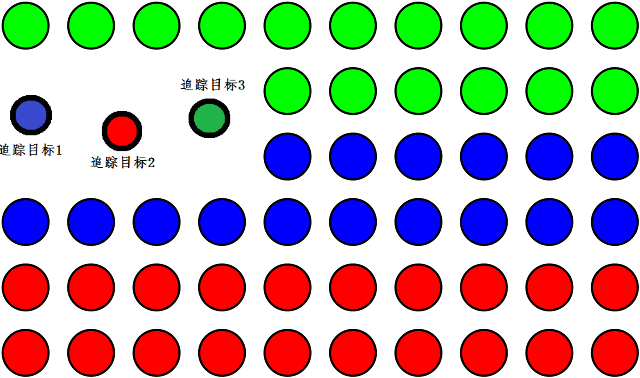
//> input picture corlor_identifi_match/1.png, 640 x 378 px
$ ./color_test   (built with g++ and OpenCV 4)
//> lines starting //> are read from the running program, lines starting //| are printed output that depends on the picture; after the words box and inside, x2 and y2 are one past the last pixel; in counts of white or black regions, pixels touching at a corner belong together
//> further down, img is the input picture: 378 rows x 640 cols, CV_8UC3; mean B, G, R 177, 176.9, 183.5
### mycircle.h
#pragma once
#include <opencv2\opencv.hpp>
#include <iostream>
#ifndef PI
#define PI 3.141592653
#endif
using namespace cv;
using namespace std;

class mycircle
{
public:

	vector<Point2f> cir_idle;//理论圆心
	vector<int> cir_id_idle;//理论id
	vector<RotatedRect> cir_idle_ab;//理论圆心

	vector<Point2f> cir_vec,cir_match_vec;//检测到圆心,匹配过的

	vector<int> cir_hsv;//鉴别hsv
	vector<int> cir_id;//鉴别id
	vector<RotatedRect> cir_idle_ab_detect;//检测椭圆

public:
	mycircle();

	//画检测到圆心 circle(img, cir_vec[i], 3, Scalar(255, 255, 255), CV_FILLED);
	Mat& show_circle(Mat& img);

	//画检测到圆顺序/id  sprintf(s, "%d", cir_id[i]);
	Mat& show_circle_id(Mat& img);

	//画匹配结果
	Mat& show_match_order(Mat& img);

	//画椭圆,默认填充 黑色 thickness=-1
	Mat& genarate_ellipse(Mat& img, vector<RotatedRect> &center_ab_size, Scalar corlor = Scalar(0,0,0), int thickness=-1);

	//分组画椭圆  默认填充 黑色 thickness=-1
	Mat& genarate_ellipse_maiker(Mat& img, vector<RotatedRect> &center_ab_size, int group, int thickness = -1);

	//画圆
	Mat& genarate_cir(Mat& img, vector<Point2f> center_idle, int radius);

	~mycircle();
};

### imgpro.h
#pragma once
#include "mycircle.h"
#include<opencv2/highgui/highgui.hpp>
#include<opencv2/imgproc/imgproc.hpp>
#include <opencv2\opencv.hpp>
#include <iostream>
#include <stdio.h>
#include <cstdio>
#include<algorithm>
#include<Windows.h>
#include<deque>
#ifndef PI
#define PI 3.141592653
#endif

using namespace cv;
using namespace std;

//根据椭圆第一定义, 用a表示椭圆长半轴的长, b表示椭圆短半轴的长, 且a>b>0. 椭圆周长公式：L = 2πb + 4(a - b)
//椭圆周长定理：椭圆的周长等于该椭圆短半轴长为半径的圆周长（2πb）加上四倍的该椭圆长半轴长（a）与短半轴长（b）的差.椭圆面积公式： S = πab

class imgpro
{
public:
	imgpro();

	//椭圆筛选
	bool isEllipse(const vector<cv::Point2f> &contours, const RotatedRect &canEll, const double maxERR);

	//椭圆检测
	void findEllipses(const vector< vector<cv::Point2f> >& contoursRaw, std::vector< int >& sublabEllipse, std::vector<RotatedRect>& rectEll);

	//椭圆检测
	bool DecodeMark1(Mat &image, std::vector<cv::Point2f>& vpUV, bool if_gray=false);

	//椭圆检测,记录长短轴
	bool DecodeMark1(Mat &image, mycircle &cir,bool if_gray = false);

	//椭圆鉴别hsv
	void identify_cir_hsv(Mat &image, vector<cv::Point2f>& vpUV, vector<int>& hsv);

	//椭圆心鉴别hsv, 并分为group类
	void identify_cir_hsv(Mat &image, vector<cv::Point2f>& vpUV, vector<int>& hsv, vector<int>& id , int group=2);

	//加噪点
	void salt(Mat &image, int n);

	//极线匹配
	bool matchEllipse(vector<Point2f>& cir_cev_l, vector<Point2f>& cir_cev_r, vector<Point2f>& cir_match_cev_l, vector<Point2f>& cir_match_cev_r, Mat& F_2_1);
	bool matchEllipse(mycircle &cir_l, mycircle &cir_r, Mat& F_2_1);

	//由双目像素坐标计算世界坐标
	bool pointTo3D(vector<Point2f>& vec_uvLeft, vector<Point2f>& vec_uvRight, Mat& mLeftIntrinsic, Mat& mRightIntrinsic, Mat& mRightRT, vector<Point3f>& vec_3d);

	bool tack_flow(Mat& pregray, Mat& gray, vector<Point2f>& pre, vector<Point2f>& now, vector<uchar>& status,vector<float>& err);

	~imgpro();
};

### mycircle.cpp
#include "mycircle.h"

mycircle::mycircle()
{

}

//画检测到圆心 circle(img, cir_vec[i], 3, Scalar(255, 255, 255), CV_FILLED);
Mat& mycircle::show_circle(Mat& img)
{
	if (!img.data)
	{
		cout << "no data 1232";
		return img;
	}
	IplImage tstim = img;
	CvFont font;
	cvInitFont(&font, CV_FONT_HERSHEY_PLAIN | CV_FONT_ITALIC, 2.0, 2.0, 1, 1);
	for (size_t i = 0; i < cir_vec.size(); i++)
	{
		char s[100];
		sprintf(s, "%d", i);
		//cvPutText(&tstim, s, cir_vec[i], &font, CV_RGB(0, 0, 0));
		circle(img, cir_vec[i], 3, Scalar(255, 255, 255), CV_FILLED);//
	}
	return img;
}

//画检测到圆顺序/id or (hsv没有分类)  sprintf(s, "%d", cir_id[i]);
Mat& mycircle::show_circle_id(Mat& img)
{
	if (!img.data)
	{
		cout << "no data 1232\n";
		return img;
	}

	//没有分类，直接显示 hsv 数值
	if (cir_id.size() != cir_hsv.size())
	{
		cir_id = cir_hsv;
	}

	//不可能不等，除非没鉴别
	if (cir_id.size() != cir_vec.size())
	{
		cout << "cir_vec.size!=cir_id.size\n";
		return img;
	}

	IplImage tstim = img;
	CvFont font;
	cvInitFont(&font, CV_FONT_HERSHEY_PLAIN | CV_FONT_ITALIC, 2.0, 2.0, 1, 1);
	for (size_t i = 0; i < cir_vec.size(); i++)
	{
		char s[100];
		sprintf(s, "%d", cir_id[i]);
		cvPutText(&tstim, s, cir_vec[i], &font, CV_RGB(0, 0, 0));
	}
	return img;
}

//画匹配结果
// [100 lines left out: functions show_match_order, genarate_ellipse, genarate_ellipse_maiker, genarate_cir, not called in this run]

mycircle::~mycircle()
{

}

### imgpro.cpp
#include"imgpro.h"

double minArea = 130;//400--450之间
double maxArea = 30000;
double minLen = 40;
double maxLen = 6000;

TermCriteria termcrit(CV_TERMCRIT_ITER | CV_TERMCRIT_EPS, 30, 0.01);

// [4 lines left out: function SortByM1, not called in this run]

imgpro::imgpro()
{
}

//椭圆筛选
bool imgpro::isEllipse(const vector<cv::Point2f> &contours, const RotatedRect &canEll, const double maxERR)
{
	bool isEll = true;
	double x0 = canEll.center.x;
	double y0 = canEll.center.y;
	double a = canEll.size.width > canEll.size.height ? canEll.size.width*0.5 : canEll.size.height*0.5;
	double a2 = a * 2;
	double b = canEll.size.width < canEll.size.height ? canEll.size.width*0.5 : canEll.size.height*0.5;//

	double err = 3;

	double angle = canEll.angle;
	double c = sqrt(a*a - b*b);
	Vec2f c1((float)cos(angle)*c + x0, (float)sin(angle)*c + y0);
	Vec2f c2(-(float)cos(angle)*c + x0, -(float)sin(angle)*c + y0);
	///Calculate max and min err
	for (size_t i = 0; i < contours.size(); i++)
	{
		double len1 = sqrt(pow(abs(c1[0] - contours[i].x), 2) + pow(abs(c1[1] - contours[i].y), 2));
		double len2 = sqrt(pow(abs(c2[0] - contours[i].x), 2) + pow(abs(c2[1] - contours[i].y), 2));
		double len3 = sqrt(pow(abs(x0 - contours[i].x), 2) + pow(abs(y0 - contours[i].y), 2));

		double errTmp = fabs(len1 + len2 - a2);
		//////////////////////////////////

		//第一次筛选
		if (errTmp > maxERR*a2)//两个筛选条件
			//if (errTmp >0.1* a2&&fabs(a - b)>err)
		{
			isEll = false;
		}
		//第二次（面积）筛选
		double trueArea = PI*a*b;
		double trueLen = 2 * PI*b + 4 * (a - b);
		/////////////////////////////////
		if (fabs(trueArea - abs(contourArea(contours)))>3)
		{
			isEll = false;
		}
		// [5 lines of commented-out code are left out]
	}
	return isEll;
}

//椭圆检测
void imgpro::findEllipses(const vector< vector<cv::Point2f> >& contoursRaw, std::vector< int >& sublabEllipse, std::vector<RotatedRect>& rectEll)
{
	const size_t minContourPoint = 6;
	const double maxErrRate = 0.3;
	int itmps1 = contoursRaw.size();
	for (size_t i = 0; i < contoursRaw.size(); i++)
	{
		if (contoursRaw[i].size() < minContourPoint)
		{
			continue;
		}
		//临时拟合rect信息
		RotatedRect tmpRotatedRect;
		tmpRotatedRect = fitEllipse(contoursRaw[i]);

		///If the contour is a Ellipse
		if (isEllipse(contoursRaw[i], tmpRotatedRect, maxErrRate))
		{
			sublabEllipse.push_back(i);
			rectEll.push_back(tmpRotatedRect);
			//aid_point.push_back(contoursRaw[i][0]);
		}
		else
		{
		}

	}

	return;
}

//椭圆检测,提取圆心到vpUV
// [17 lines left out: function DecodeMark1, not called in this run]

//椭圆检测,记录长短轴
bool imgpro::DecodeMark1(Mat &image, mycircle &cir,bool if_gray)
{
//> called with if_gray = false
	bool found = false;
	const double resizeFactor = 1.0;

	//////////////////////////////////////////////////////////////////////////
	//图像处理
	//灰度+8U+边缘  用于轮廓检测
	//image.convertTo(image, CV_8UC1);
	Mat imGary;
	if (!if_gray)
	cvtColor(image, imGary, CV_BGR2GRAY);
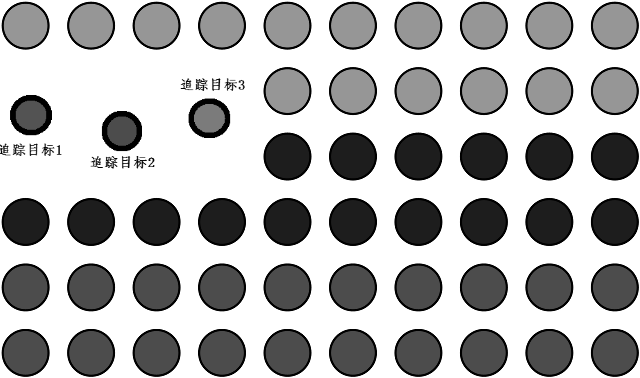
//> imGary: 378 rows x 640 cols, CV_8UC1; min 0, max 255, mean 178.9
	else
	{
		imGary = image;
	}
	//cv::GaussianBlur(imGary, imBlur, Size(5,5), 1, 1);

	Mat imCanny;
	Canny(imGary, imCanny, 30, 50, 3);
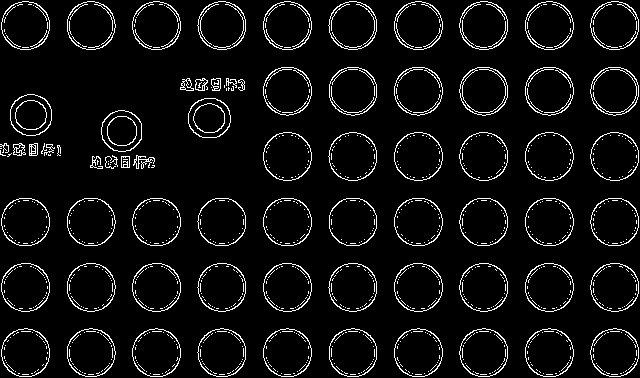
//> imCanny: 378 rows x 640 cols, CV_8UC1; 6% white in thin lines or dots
	//imshow("图像处理①Canny", imCanny);
	//waitKey(0);

	//////////////////////////////////////////////////////////////////////////
	//检测轮廓饭
	vector<vector<cv::Point2f> > contours;
	vector<vector<cv::Point>> contour1;

	//只检测外轮廓. CV_CHAIN_APPROX_SIMPLE压缩水平方向，垂直方向，对角线方向的元素，只保留该方向的终点坐标
	//CV_CHAIN_APPROX_NONE储存所有点
	//检测完轮廓 imcanny已经改变

	//cv::findContours(imCanny, contours, CV_RETR_EXTERNAL, CV_CHAIN_APPROX_NONE);
	cv::findContours(imCanny, contour1, CV_RETR_EXTERNAL, CV_CHAIN_APPROX_NONE);
//> contour1 = 86 contours, 23 with area under 20; largest, box (x1, y1, x2, y2) and area: (590, 1, 639, 50) 1830, (132, 263, 181, 312) 1830, (525, 328, 574, 377) 1829, (590, 263, 639, 312) 1829, (263, 263, 312, 312) 1829

	for (size_t i = 0; i < contour1.size(); i++)
	{
		double a = abs(contourArea(contour1[i]));
		double b = abs(arcLength(contour1[i], true));

		if (a >= minArea&&a <= maxArea&&b >= minLen&&b <= maxLen)
		{
			//亚像素角点检测
			vector<Point2f> tmp;
			for (size_t j = 0; j < contour1[i].size(); j++)
			{
				tmp.push_back(contour1[i][j]);
			}
			/*cornerSubPix(imCanny, tmp, Size(5, 5),
			Size(-1, -1), TermCriteria(CV_TERMCRIT_EPS + CV_TERMCRIT_ITER, 30, 0.1));*/
			contours.push_back(tmp);
		}
		else
		{
			continue;
		}

	}
//> this loop made 86 passes
//> (a, b) on passes 1 to 12: (1820.5, 159.8), (1829, 160.4), (1817.5, 159.8), (1827, 160.4), (1815, 159.5), (1824, 160.4), (1817, 160.4), (1827, 160.4), (1817.5, 159.8), (1828, 160.4), (1829, 160.4), (1827.5, 159.8)

	if (!contours.empty())
	{
		found = true;
		//drawContours(image, contours,)
	}
	else
	{
		found = false;
		return found;
	}
	Mat contoursIm;
	image.copyTo(contoursIm);

	//////////////////////////////////////////////////////////////////////////
	//筛选轮廓
	//轮廓中是通过了椭圆筛选的序号
	std::vector<int > EllipseContour;
	//轮廓拟合rect信息
	//std::vector<RotatedRect> EllipseRect;
	//筛选下椭圆
	cir.cir_idle_ab_detect.clear();
	cir.cir_vec.clear();

	findEllipses(contours, EllipseContour, cir.cir_idle_ab_detect);
//> EllipseContour = 55 values from 0 to 54; cir.cir_idle_ab_detect = 55 RotatedRects (x, y, width, height, angle), first 8: [614.3, 352.3, 48.03, 48.26, 128.5], [548.9, 352.4, 48.14, 48.38, 87.36], [483.4, 352.3, 48.09, 48.13, 126.3], [418, 352.4, 48.13, 48.34, 92.12], [352.5, 352.3, 48.02, 48.13, 168.9], [287, 352.4, 48.09, 48.29, 86.94], [221.5, 352.4, 48.05, 48.16, 26.16], [156, 352.4, 48.13, 48.34, 87.88]

	int size = cir.cir_idle_ab_detect.size();
//> size = 55
	for (size_t i = 0; i < size; i++)
	{
		cir.cir_vec.push_back(cir.cir_idle_ab_detect[i].center);
	}
//> this loop made 55 passes
	//////////////////////////////////////////////////////////////////////////
	return found;
}

//椭圆鉴别hsv
void imgpro::identify_cir_hsv(Mat &image, vector<cv::Point2f>& vpUV, vector<int>& hsv)
{
	if (hsv.size()>0)hsv.clear();

	int size = vpUV.size();
//> size = 55
	for (size_t i = 0; i < size; i++)
	{
		Mat temm(image, Rect(vpUV[i].x - 2, vpUV[i].y - 2, 5, 5));
		Mat temmp;
		cvtColor(temm, temmp, CV_BGR2HSV);

		/* 注意 Mat::at 函数是个模板函数, 需要指明参数类型, 因为这张图是具有红蓝绿三通道的图,
		所以它的参数类型可以传递一个 Vec3b, 这是一个存放 3 个 uchar 数据的 Vec(向量). 这里
		提供了索引重载, [2]表示的是返回第三个通道, 在这里是 Red 通道, 第一个通道(Blue)用[0]返回 */
		int bgr[3] = { 0, 0, 0 };

		for (int k = 0; k < 5; k++)
			for (int l = 0; l < 5; l++)
			{
				bgr[2] += (int)temmp.at<Vec3b>(k, l)[2];
				bgr[1] += (int)temmp.at<Vec3b>(k, l)[1];
				bgr[0] += (int)temmp.at<Vec3b>(k, l)[0];
			}
		bgr[2] /= 25;
		bgr[1] /= 25;
		bgr[0] /= 25;

		hsv.push_back(bgr[0]);
	}
}

//椭圆心鉴别hsv, 并分为group类
void imgpro::identify_cir_hsv(Mat &image, vector<cv::Point2f>& vpUV, vector<int>& hsv, vector<int>& id, int group)
{
	this->identify_cir_hsv(image, vpUV, hsv);
//> hsv = 55 values, max 120 at index 20, min 0 at index 0, mean 55.73

	int size = hsv.size();
//> size = 55

	int step = 180 / group / 3;

	for (size_t i = 0; i < size; i++)
	{

		int not_sure = -10;

		int num = hsv[i] / step + 1;

		int k = num / 3;
		if (k == group)k = 0;

		if (num % 3 != 2)not_sure = k;
		id.push_back(not_sure);
	}
//> this loop made 55 passes
//> (num, not_sure) on passes 1 to 12: (1, 0), (1, 0), (1, 0), (1, 0), (1, 0), (1, 0), (1, 0), (1, 0), (1, 0), (1, 0), (1, 0), (1, 0)
}

//加噪点
// [245 lines left out: functions salt, matchEllipse, matchEllipse, pointTo3D, tack_flow, not called in this run]

imgpro::~imgpro()
{
}


### corlor_identifi_match/color_test.cpp
#include"imgpro.h"
//该程序用于测试分类

int main()
{
	imgpro myimgpro;//图像处理类
	mycircle cir;//标志点类

	Mat img = imread("1.png");
	imshow("yuantu", img);
	waitKey(1);

	myimgpro.DecodeMark1(img, cir);

	myimgpro.identify_cir_hsv(img, cir.cir_vec, cir.cir_hsv,  cir.cir_id, 3);
//> cir.cir_hsv has the same summary as hsv in identify_cir_hsv; cir.cir_id = 55 values, max 2 at index 20, min 0 at index 0, mean 0.927
	cir.show_circle_id(img);
//> the loop in show_circle_id, `for (size_t i = 0; i < cir_vec.size(); i++)` made 55 passes
//> s on passes 1 to 12: '0', '0', '0', '0', '0', '0', '0', '0', '0', '0', '0', '0'
//> after the loop in show_circle_id, `for (size_t i = 0; i < cir_vec.size(); i++)`:
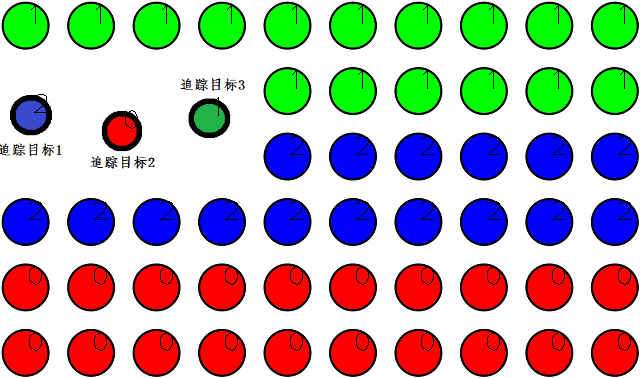
//> tstim: 378 rows x 640 cols, CV_8UC3; mean B, G, R 176.4, 176.5, 182.6

	cir.show_circle(img);
//> the loop in show_circle, `for (size_t i = 0; i < cir_vec.size(); i++)` made 55 passes
//> after the loop in show_circle, `for (size_t i = 0; i < cir_vec.size(); i++)`:
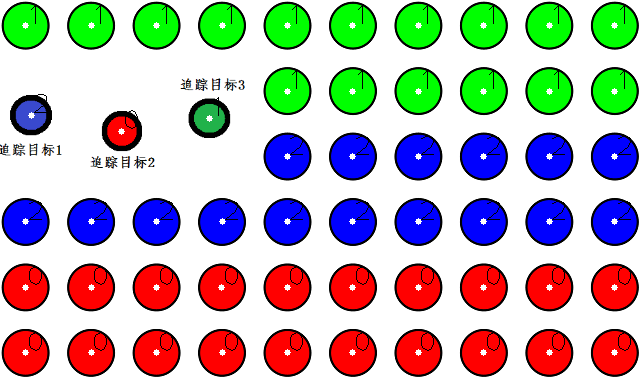
//> img: 378 rows x 640 cols, CV_8UC3; 0.66% of pixels changed, all inside (x1, y1, x2, y2) = (22, 22, 618, 356)

	imshow("res", img);
	waitKey(0);

	//思路，光照变化时算法的鲁棒性 即识别正确率统计，改进，中心5 X 5 统计平均hsv需优化

	return 0;
}

$ run again, with corlor_identifi_match/2.jpg saved as corlor_identifi_match/1.png
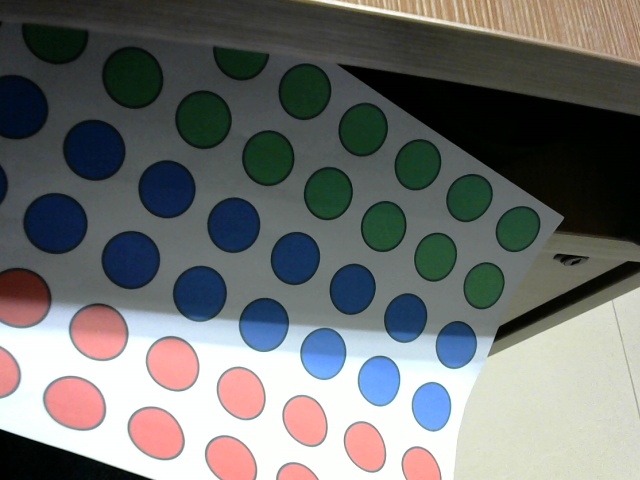
//> input picture corlor_identifi_match/2.jpg, 640 x 480 px
//> img is the input picture: 480 rows x 640 cols, CV_8UC3; mean B, G, R 111.2, 112.5, 110.3
//> in DecodeMark1, `Canny(imGary, imCanny, 30, 50, 3);`:
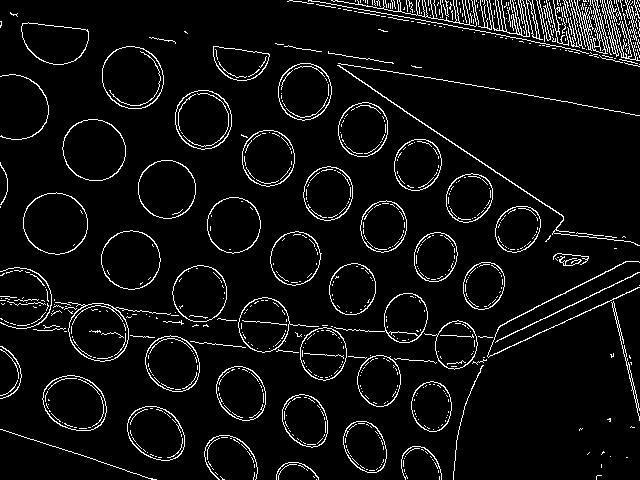
//> imCanny: 480 rows x 640 cols, CV_8UC1; 5.7% white in thin lines or dots
//> contour1 = 369 contours, 316 with area under 20; largest, box (x1, y1, x2, y2) and area: (23, 192, 88, 255) 3102, (62, 119, 126, 181) 3030, (102, 46, 164, 109) 3016, (68, 302, 171, 362) 2730, (42, 375, 107, 431) 2720
//> the loop in DecodeMark1, `for (size_t i = 0; i < contour1.size(); i++)` made 369 passes
//> (a, b) on passes 1 to 3: (0, 0), (0, 6), (0, 2.83)
//> EllipseContour = 26 values from 1 to 35; cir.cir_idle_ab_detect = 26 RotatedRects (x, y, width, height, angle), first 8: [155.8, 432.9, 48.25, 62.54, 128.5], [431.2, 406, 39.94, 50.02, 176.7], [74.57, 402.8, 52.37, 66.19, 115.9], [240.9, 392.9, 46.73, 56.42, 149.5], [172.5, 363.3, 51.4, 58.28, 141.4], [323, 353.2, 46.28, 52.43, 4.47], [199.5, 293.2, 53.94, 56.41, 11.54], [352.1, 288.6, 45.96, 51.82, 15.63]
//> in DecodeMark1, `int size = cir.cir_idle_ab_detect.size();`: size = 26
//> the loop in DecodeMark1, `for (size_t i = 0; i < size; i++)` made 26 passes
//> the loop in identify_cir_hsv, `for (size_t i = 0; i < size; i++)` made 26 passes
//> hsv = 26 values, max 109 at index 18, min 0 at index 3, mean 77.5
//> in identify_cir_hsv, `int size = hsv.size();`: size = 26
//> the loop in identify_cir_hsv, `for (size_t i = 0; i < size; i++)` made 26 passes
//> (num, not_sure) on passes 1, 2, 4, 5, 6, 7, 8, 9: (1, 0), (6, 2), (1, 0), (1, 0), (6, 2), (6, 2), (6, 2), (4, 1)
//> cir.cir_hsv has the same summary as hsv in identify_cir_hsv; cir.cir_id = 26 values, max 2 at index 1, min -10 at index 2, mean 0.846
//> the loop in show_circle_id, `for (size_t i = 0; i < cir_vec.size(); i++)` made 26 passes
//> s on passes 1 to 8: '0', '2', "-10", '0', '0', '2', '2', '2'
//> the loop in show_circle, `for (size_t i = 0; i < cir_vec.size(); i++)` made 26 passes
//> after the loop in show_circle, `for (size_t i = 0; i < cir_vec.size(); i++)`:
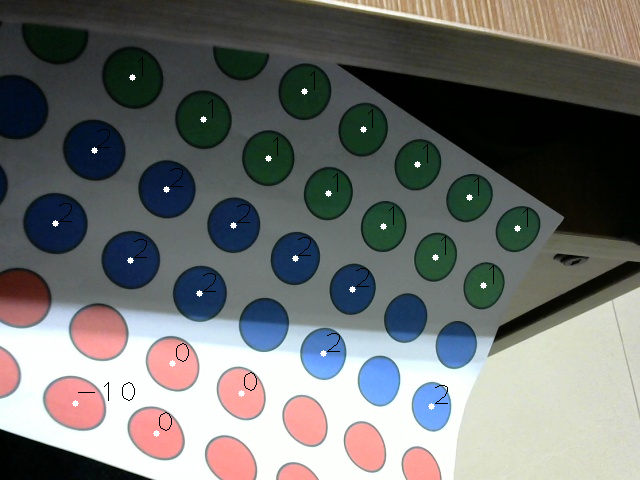
//> img: 480 rows x 640 cols, CV_8UC3; mean B, G, R 111.3, 112.7, 110.5

$ run again, with corlor_identifi_match/3.jpg saved as corlor_identifi_match/1.png
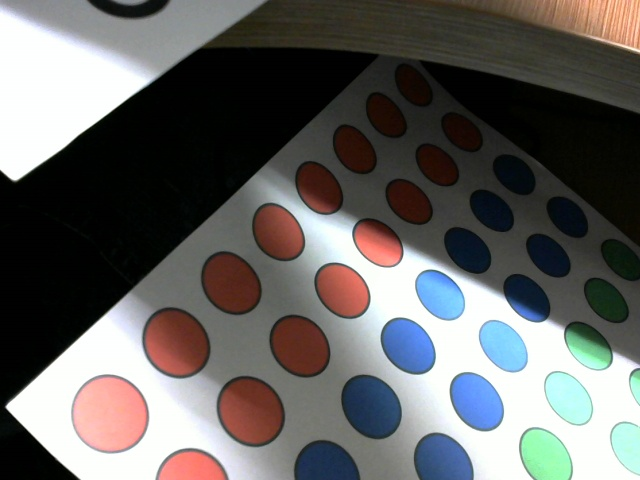
//> input picture corlor_identifi_match/3.jpg, 640 x 480 px
//> img is the input picture: 480 rows x 640 cols, CV_8UC3; mean B, G, R 98.3, 99.7, 100.9
//> in DecodeMark1, `Canny(imGary, imCanny, 30, 50, 3);`:
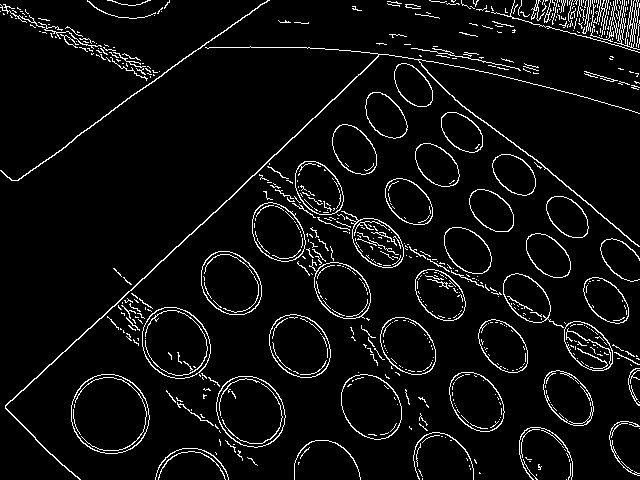
//> imCanny: 480 rows x 640 cols, CV_8UC1; 5.5% white in thin lines or dots
//> contour1 = 398 contours, 352 with area under 20; largest, box (x1, y1, x2, y2) and area: (71, 374, 150, 454) 4882, (216, 376, 286, 448) 3792, (142, 307, 211, 379) 3791, (341, 374, 402, 440) 3019, (269, 314, 331, 378) 2978
//> the loop in DecodeMark1, `for (size_t i = 0; i < contour1.size(); i++)` made 398 passes
//> (a, b) on passes 1 to 3: (0, 0), (0, 2), (0, 2)
//> EllipseContour = 20 values from 0 to 26; cir.cir_idle_ab_detect = 20 RotatedRects (x, y, width, height, angle), first 8: [250.2, 411.1, 64.61, 74.72, 142.4], [370.9, 406.3, 55.11, 69.76, 143.8], [109.5, 413.8, 77.02, 80.7, 146.3], [476.1, 401.4, 46.52, 66.17, 143.2], [568, 397.8, 39.64, 62.67, 141.8], [587.9, 345.9, 36.68, 59.15, 136], [502.9, 345.8, 39.34, 60.63, 140.2], [407.6, 345.7, 47.04, 64.44, 138.5]
//> in DecodeMark1, `int size = cir.cir_idle_ab_detect.size();`: size = 20
//> the loop in DecodeMark1, `for (size_t i = 0; i < size; i++)` made 20 passes
//> the loop in identify_cir_hsv, `for (size_t i = 0; i < size; i++)` made 20 passes
//> hsv = 20 values, max 110 at index 3, min 3 at index 2, mean 66
//> in identify_cir_hsv, `int size = hsv.size();`: size = 20
//> the loop in identify_cir_hsv, `for (size_t i = 0; i < size; i++)` made 20 passes
//> (num, not_sure) on passes 1, 2, 3, 4, 6, 7, 8, 9: (1, 0), (6, 2), (1, 0), (6, 2), (4, 1), (6, 2), (6, 2), (1, 0)
//> cir.cir_hsv has the same summary as hsv in identify_cir_hsv; cir.cir_id = 20 values, max 2 at index 1, min -10 at index 4, mean 0.6
//> the loop in show_circle_id, `for (size_t i = 0; i < cir_vec.size(); i++)` made 20 passes
//> s on passes 1 to 8: '0', '2', '0', '2', "-10", '1', '2', '2'
//> the loop in show_circle, `for (size_t i = 0; i < cir_vec.size(); i++)` made 20 passes
//> after the loop in show_circle, `for (size_t i = 0; i < cir_vec.size(); i++)`:
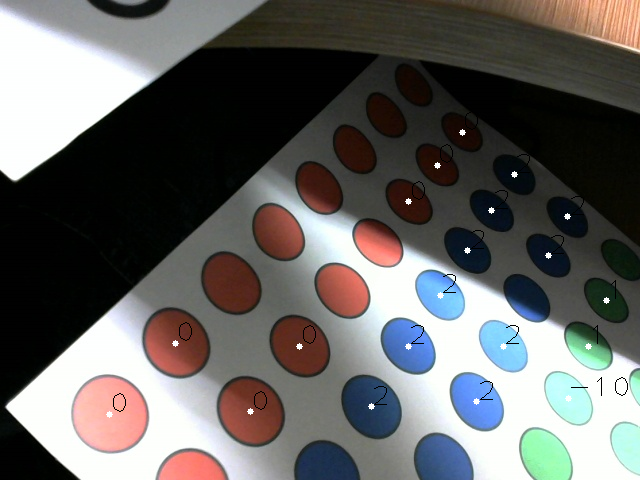
//> img: 480 rows x 640 cols, CV_8UC3; mean B, G, R 98.3, 99.8, 101
